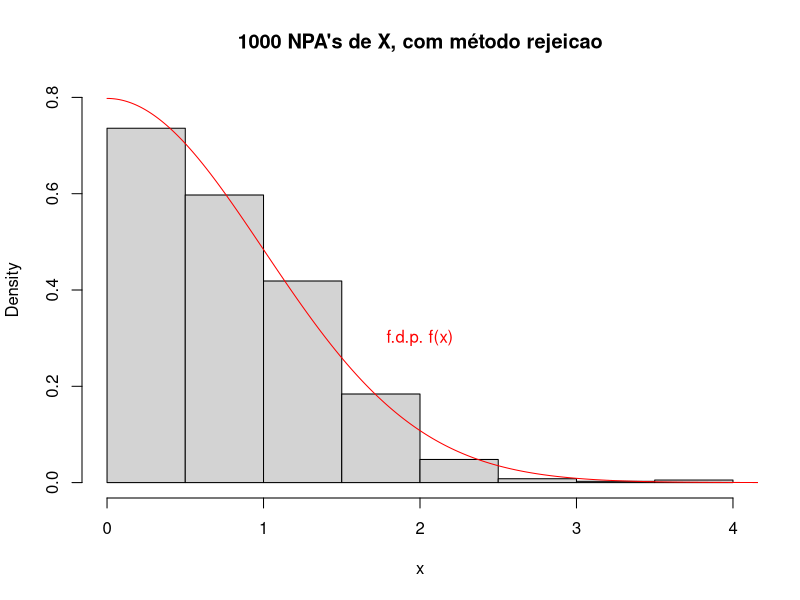
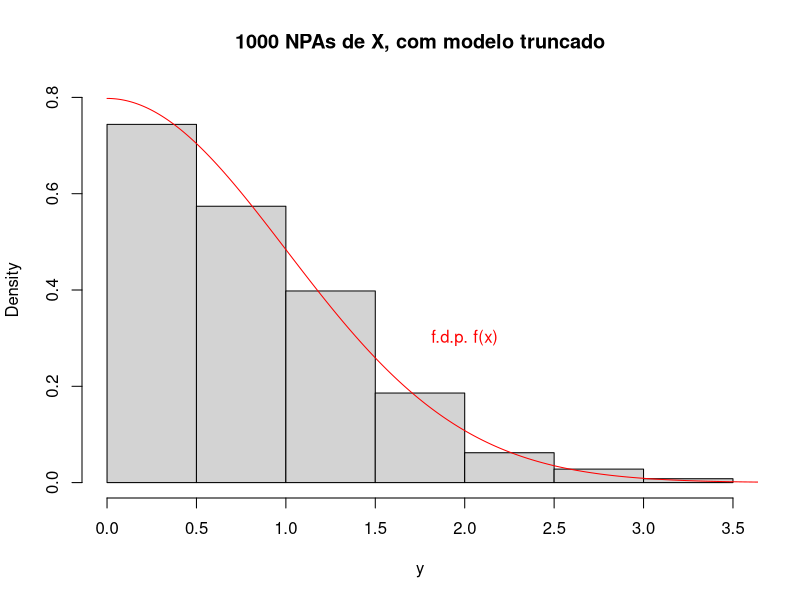
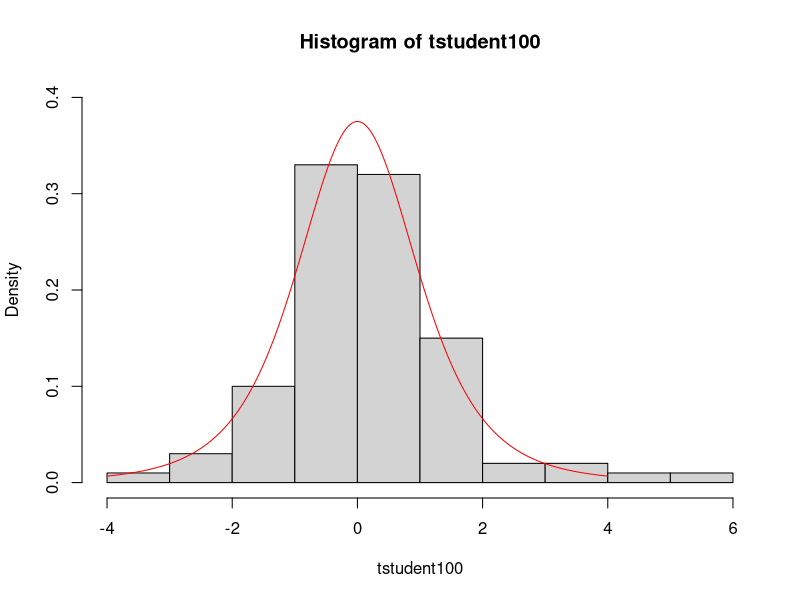
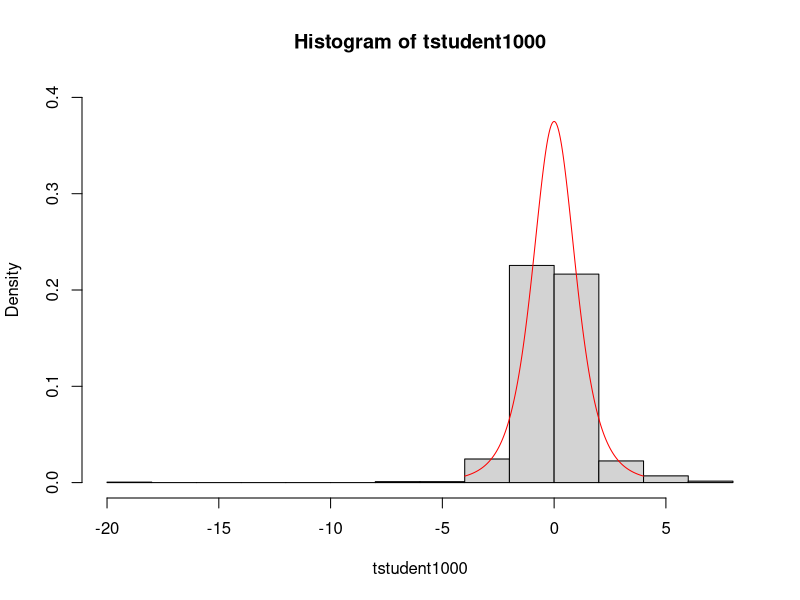
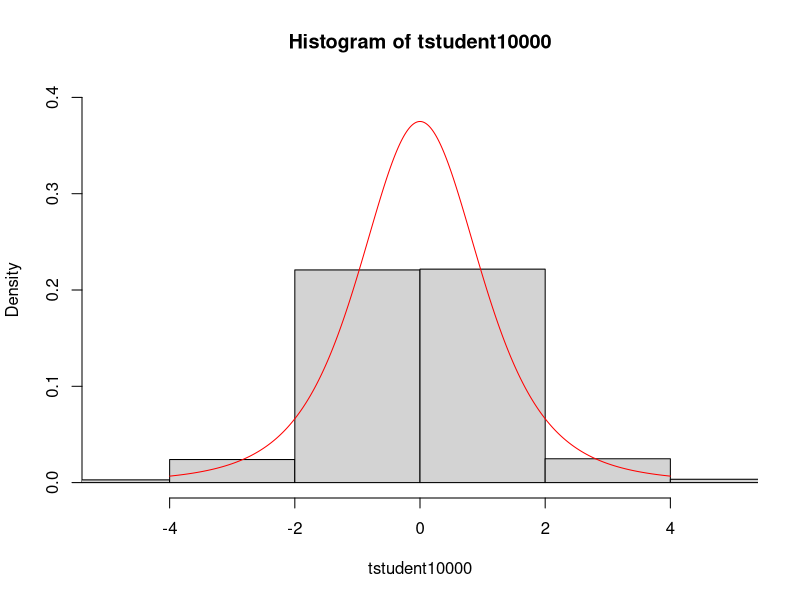
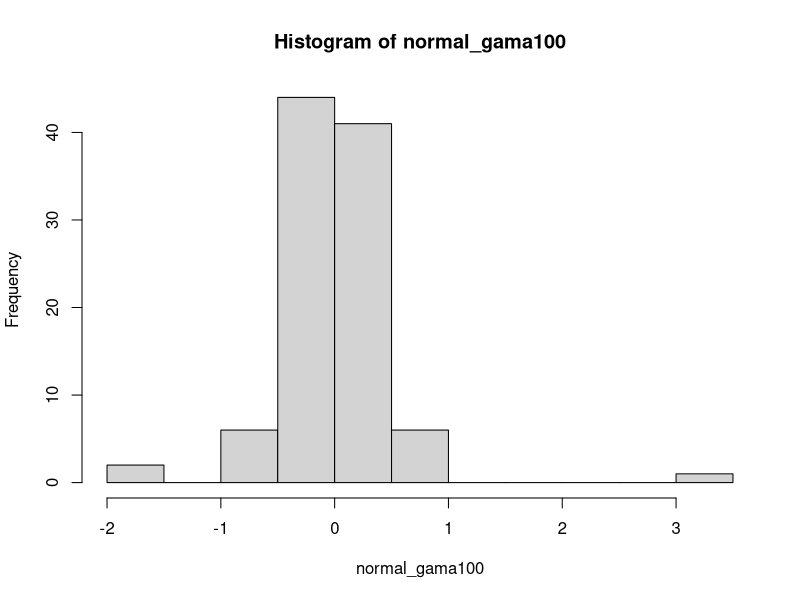
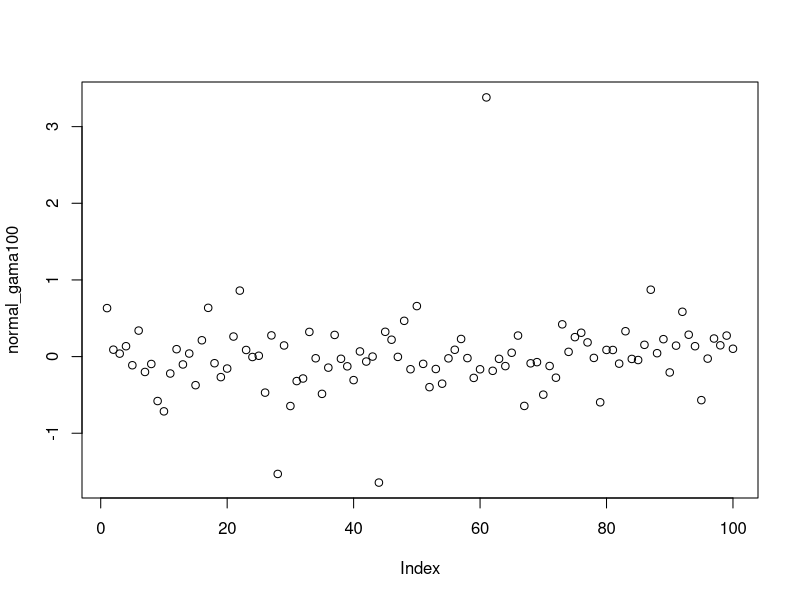
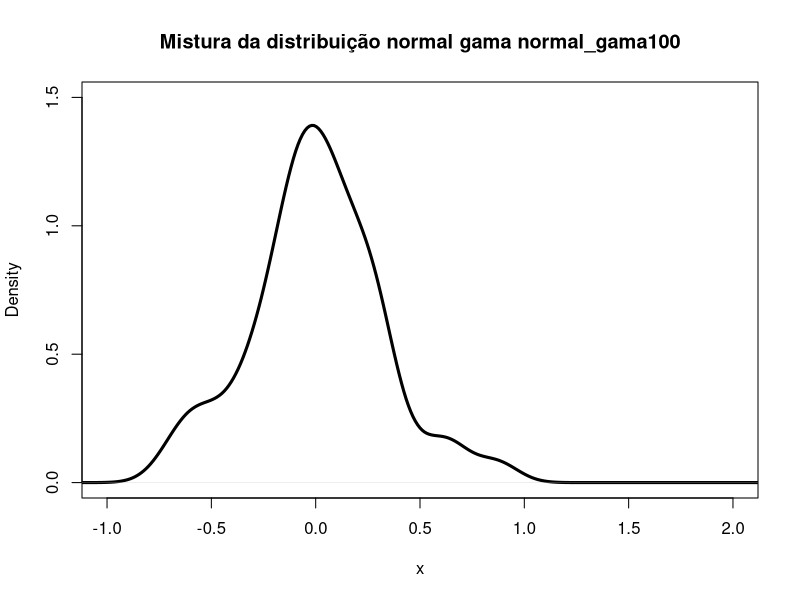

Recreate these plots in R, in order.
#### Alunos: Rita Ferrolho (88822) e Diogo Pedrosa (94358) ####

### ex 1a ###

c = 2*exp(0.5)/sqrt(2*pi)
n = 1000 # numero de geracoes
n_counter = 0 # contador do numero de observacoes aceites (numero de NPA's gerados)
x = numeric()


for(j in 1:n){
  y = rexp(1) #geracao de valores da funcao proponente
  u = runif(1) #geracao de valores da distribuicao uniforme
  if (u<exp(-0.5*y^2+y-0.5)){
    #aceitar y
    n_counter = n_counter+1
    x[n_counter] = y
  }
}

hist(x,prob=TRUE,main="1000 NPA's de X, com método rejeicao",ylim=c(0,0.8))

fdp = function(x){
  (2/sqrt(2*pi))*exp(-0.5*x^2)
}

t = seq(0,5,by=0.01)
lines(t,fdp(t),col="red")
text(2, .3, "f.d.p. f(x)", col="red")


# Analise a eficiencia do metodo, analisando o numero
# esperado de observacoes para as n=1000 geracoes e o que efetivamente foi necessario

# numero esperado de observacoes para as n=1000 geracoes

observacoesEsperadas = n*c
n*c

#numero de observacoes que efetivamente foram verificadas

n_counter = numeric() # counter for the accepted observations (numero de NPA's gerados)

for(tentativa in 1:500){
  
  n_counter[tentativa] = 0
  
  for(j in 1:n){
    y = rexp(1) # geracao de valores da funcao proponente
    u = runif(1) # geracao de valores da distribuicao uniforme
    if (u<exp(-0.5*y^2+y-0.5)){
      # aceitar y
      n_counter[tentativa] = n_counter[tentativa]+1
    }
  }
}

n_mean = mean(n_counter)
n_mean # media

n_sd = sd(n_counter)
n_sd # desvio padrao

n_var = var(n_counter)
n_var # variancia

n_erro = sqrt(n_var/length(n_counter))
n_erro # erro

## ex 1b ###

# gerar n valores da distribuição normal N(0,1), para x > 0

n = 1000
k = 0 # contabiliza o numero de observacoes aceites
j = 0 # contabiliza o numero de iteracoes
y = numeric(n) # array com n posicoes

while(k<n){
  x = rnorm(1) # v.a da distribuição N(0,1)
  j = j+1
  if(x>=0){
    # aceitar x como valor do modelo truncado
    k = k+1
    y[k] = x
  }
}

y # 1000 observacoes do modelo truncado

j # numero de iterações efetuadas

valor_esperado = 1/(1-pnorm(0))
valor_esperado

# histograma com a f.d.p de X sobreposta
hist(y,prob=TRUE,main="1000 NPAs de X, com modelo truncado",ylim=c(0,0.8))

f = function(x){
  (2/sqrt(2*pi))*exp(-(x^2)/2)
}

t = seq(0,5,by=0.01)
lines(t, f(t), col="red")
text(2, .3, "f.d.p. f(x)", col="red")

n_mean = mean(y)
n_mean # media

n_sd = sd(y)
n_sd # desvio padrao

n_var = var(y)
n_var # variancia

n_erro = sqrt(n_var/length(y))
n_erro # erro


### ex 2a - nao envolve codigo ###

### ex 2bi ###

rm(list = ls()) # remover lista de variaveis

# dimensao 100
n = 100
normal_gama100 = numeric(100)
for (i in 0:n) {
  taugamma = rgamma(n,shape = 2,rate = 2)
  xnorm = rnorm(n,0,1/taugamma)
  normal_gama100[i] = mean(xnorm)
}
mean(normal_gama100)

# dimensao 1000
n = 1000
normal_gama1000 = numeric(1000)
for (i in 0:n) {
  taugamma = rgamma(n,shape = 2,rate = 2)
  xnorm = rnorm(n,0,1/taugamma)
  normal_gama1000[i] = mean(xnorm)
}
mean(normal_gama1000)

# dimensao 10000
n = 10000
normal_gama10000 = numeric(10000)
for (i in 0:n) {
  taugamma = rgamma(n,shape = 2,rate = 2)
  xnorm = rnorm(n,0,1/taugamma)
  normal_gama10000[i] = mean(xnorm)
}
mean(normal_gama10000)

## ex 2bii ##

tstudent100 = rt(100, 4)
mean(tstudent100)

tstudent1000 = rt(1000, 4)
mean(tstudent1000)

tstudent10000 = rt(10000, 4)
mean(tstudent10000)

## ex 2biii ##

summary(normal_gama100)
summary(tstudent100)

summary(normal_gama1000)
summary(tstudent1000)

summary(normal_gama10000)
summary(tstudent10000)

## ex 2biv ##

# para fazer plot da distribuicao T-Student de n = 100
hist(tstudent100, prob=TRUE, ylim=c(0,0.4))
t = seq(-4,4,by=0.01)
lines(t,dt(t,4),col="red")
text(2, 0.5, "f.d.p. f(x)", col="red")

# para fazer plot da distribuicao T-Student de n = 1000
hist(tstudent1000, prob=TRUE, ylim=c(0,0.4))
t = seq(-4,4,by=0.01)
lines(t,dt(t,4),col="red")
text(2, 0.5, "f.d.p. f(x)", col="red")

# para fazer plot da distribuicao T-Student de n = 10000
hist(tstudent10000, prob=TRUE, xlim=c(-5,5), ylim=c(0,0.4))
t = seq(-4,4,by=0.01)
lines(t,dt(t,4),col="red")
text(2, 0.5, "f.d.p. f(x)", col="red")


# mistura da normal gama de n = 100
mean(normal_gama100)
hist(normal_gama100) # histograma
plot(normal_gama100)

# para fazer plot de mistura da normal gama de n = 100
n = 100
p = c(0.3,0.7)
lambda = c(1.5,5)
k = sample(1:2,size=n, replace=TRUE, prob=p)
k
shape = lambda[k]
shape # em vez de imprimir valores gerados de p, imprime respetivos valores de lambda

plot(density(normal_gama100),xlim=c(-1,2),ylim=c(0,1.5),lwd=3,xlab="x",main="Mistura da distribuição normal gama normal_gama100")


# mistura da normal gama de n = 1000
mean(normal_gama1000) 
hist(normal_gama1000) # histograma
plot(normal_gama1000)

# para fazer plot de mistura da normal gama de n = 1000
n = 1000
p = c(0.3,0.7)
lambda = c(1.5,5)
k = sample(1:2,size=n, replace=TRUE, prob=p)
k
shape = lambda[k]
shape # em vez de imprimir valores gerados de p, imprime respetivos valores de lambda

plot(density(normal_gama1000),xlim=c(-1,2),ylim=c(0,3.5),lwd=3,xlab="x",main="Mistura da distribuição normal gama normal_gama1000")


# mistura da normal gama de n = 10000
mean(normal_gama10000) 
hist(normal_gama10000) # histograma
plot(normal_gama10000)

# para fazer plot de mistura da normal gama de n = 10000
n = 10000
p = c(0.3,0.7)
lambda = c(1.5,5)
k = sample(1:2,size=n, replace=TRUE, prob=p)
k
shape = lambda[k]
shape # em vez de imprimir valores gerados de p, imprime respetivos valores de lambda

plot(density(normal_gama10000),xlim=c(-1,2),ylim=c(0,9),lwd=3,xlab="x",main="Mistura da distribuição normal gama normal_gama10000")



# mean(tstudent100)
# hist(tstudent100) # histograma
# plot(tstudent100)
# 
# # para fazer plot T student para n = 100
# n = 100
# p = c(0.3,0.7)
# lambda = c(1.5,5)
# k = sample(1:2,size=n, replace=TRUE, prob=p)
# k
# shape = lambda[k]
# shape # em vez de imprimir valores gerados de p, imprime respetivos valores de lambda
# 
# plot(density(tstudent100),xlim=c(-1,2),ylim=c(0,0.4),lwd=3,xlab="x",main="10000 NPA's T-Student")
# 
# 
# 
# mean(tstudent1000)
# hist(tstudent1000) # histograma
# plot(tstudent1000)
# 
# # para fazer plot de T-Student para n = 1000
# n = 1000
# p = c(0.3,0.7)
# lambda = c(1.5,5)
# k = sample(1:2,size=n, replace=TRUE, prob=p)
# k
# shape = lambda[k]
# shape # em vez de imprimir valores gerados de p, imprime respetivos valores de lambda
# 
# plot(density(tstudent1000),xlim=c(-1,2),ylim=c(0,0.4),lwd=3,xlab="x",main="10000 NPA's T-Student")
# 
# 
# 
# mean(tstudent1000)
# hist(tstudent1000) # histograma
# plot(tstudent1000)
# 
# # para fazer plot de T-Student para n = 10000
# n = 10000
# p = c(0.3,0.7)
# lambda = c(1.5,5)
# k = sample(1:2,size=n, replace=TRUE, prob=p)
# k
# shape = lambda[k]
# shape # em vez de imprimir valores gerados de p, imprime respetivos valores de lambda
# 
# plot(density(tstudent10000),xlim=c(-1,2),ylim=c(0,0.4),lwd=3,xlab="x",main="10000 NPA's T-Student")



### ex 3a ###

rm(list = ls()) # remover lista de variaveis

n=5000

#beta(3,3)
xbeta33 = rbeta(n,3,3)
mu33 = mean(xbeta33)
car33 = var(xbeta33)
sd33 = sd(xbeta33)
hist(xbeta33, prob = TRUE, main = "B(3,3)")
t = seq(0.0,1,0.01)
lines(t,dbeta(t,3,3), col="red")

# beta(3,2)
xbeta32 = rbeta(n,3,2)
mu32 = mean(xbeta32)
var32 = var(xbeta32)
sd32 = sd(xbeta32)
hist(xbeta32, prob = TRUE,main = "B(3,2)")
t = seq(0.0,1,0.01)
lines(t,dbeta(t,3,2), col="red")

# beta(2,3)
xbeta23 = rbeta(n,2,3)
mu23 = mean(xbeta23)
var23 = var(xbeta23)
sd23 = sd(xbeta23)
hist(xbeta23, prob = TRUE,main = "B(2,3)")
t = seq(0.0,1,0.01)
lines(t,dbeta(t,2,3), col="red")

### ex 3b ##

n = 50

# beta(3,3)
coefs = numeric(n)
media = numeric(n)
mediana = numeric(n)

for (i in 1:n) {
  xbeta1 = rbeta(5000,3,3)
  media[i] = mean(xbeta1)
  mediana[i] = median(xbeta1)
  
  soma = 0
  for (j in 1:5000) {
    soma = soma + (xbeta1[j]-media[i])**3
  }
  
  coefs[i] = (1/5000)*soma/sd(xbeta1)**3 # coeficiente de assimetria
}
coefs

summary(coefs) # média corresponde ao coeficiente de assimetria experimental
summary(media)
summary(mediana)

# beta(3,2)
coefs = numeric(n)
media = numeric(n)
mediana = numeric(n)

for (i in 1:n) {
  xbeta1 = rbeta(5000,3,2)
  media[i] = mean(xbeta1)
  mediana[i] = median(xbeta1)
  
  soma = 0
  for (j in 1:5000) {
    soma = soma + (xbeta1[j]-media[i])**3
  }
  
  coefs[i] = (1/5000)*soma/sd(xbeta1)**3 # coeficiente de assimetria
}
coefs

summary(coefs) # média corresponde ao coeficiente de assimetria experimental
summary(media)
summary(mediana)

# beta(2,3)
coefs = numeric(n)
media = numeric(n)
mediana = numeric(n)

for (i in 1:n) {
  xbeta1 = rbeta(5000,2,3)
  media[i] = mean(xbeta1)
  mediana[i] = median(xbeta1)
  
  soma = 0
  for (j in 1:5000) {
    soma = soma + (xbeta1[j]-media[i])**3
  }
  
  coefs[i] = (1/5000)*soma/sd(xbeta1)**3 # coeficiente de assimetria
}
coefs

summary(coefs) # média corresponde ao coeficiente de assimetria experimental
summary(media)
summary(mediana)
